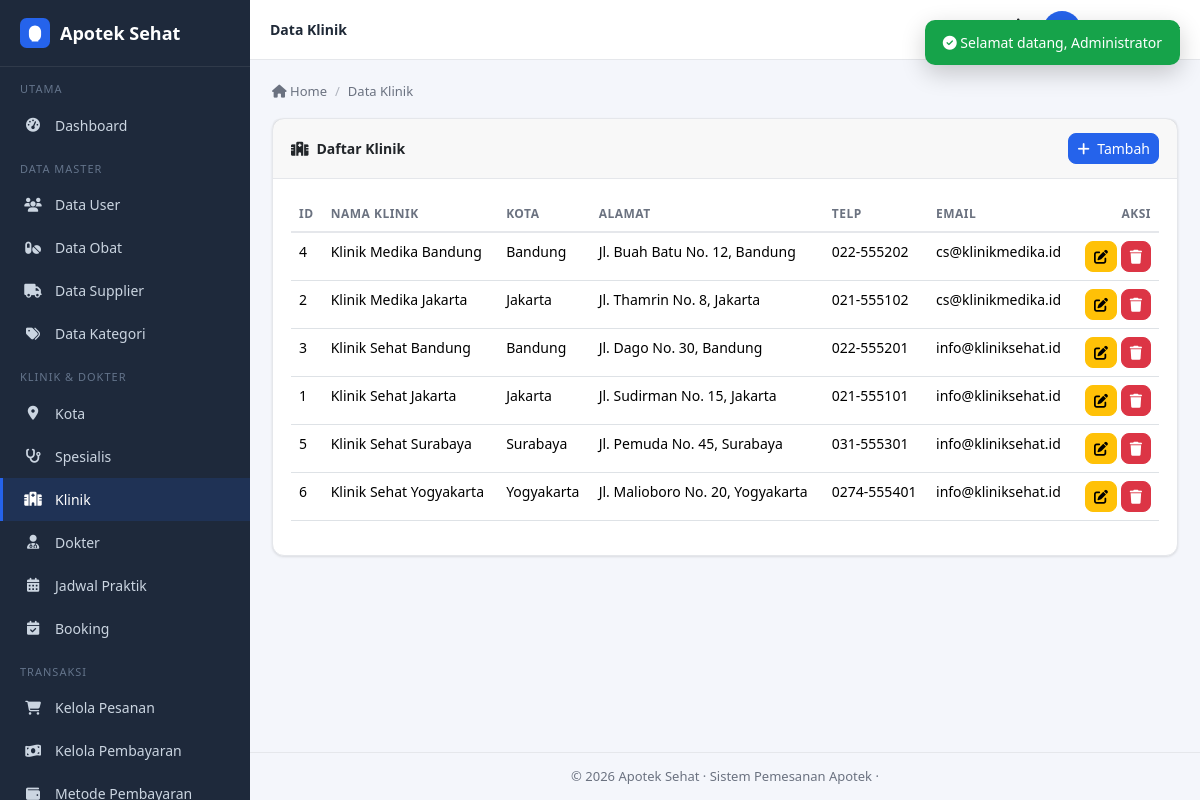
The page /admin/klinik/index.php (signed in) on the database its author committed.
### tables this page shows
CREATE TABLE IF NOT EXISTS klinik (
  id_klinik   INT(11) UNSIGNED NOT NULL AUTO_INCREMENT,
  id_kota     INT(11) UNSIGNED NOT NULL,
  nama_klinik VARCHAR(150) NOT NULL,
  alamat      TEXT DEFAULT NULL,
  no_telp     VARCHAR(20) DEFAULT NULL,
  email       VARCHAR(100) DEFAULT NULL,
  PRIMARY KEY (id_klinik),
  KEY fk_klinik_kota (id_kota),
  CONSTRAINT fk_klinik_kota FOREIGN KEY (id_kota) REFERENCES kota (id_kota)
    ON DELETE CASCADE ON UPDATE CASCADE
);

CREATE TABLE IF NOT EXISTS kota (
  id_kota   INT(11) UNSIGNED NOT NULL AUTO_INCREMENT,
  nama_kota VARCHAR(100) NOT NULL,
  PRIMARY KEY (id_kota)
);

### functions/functions.php (called while the page is built, shortened)
<?php
function csrf_token() {
    return $_SESSION['csrf'];
}
function e($str) {
    return htmlspecialchars((string)($str ?? ''), ENT_QUOTES, 'UTF-8');
}

### admin/klinik/index.php (the view, shortened to what this page needs)
<?php
require_once '../../config/koneksi.php';
$list = $pdo->query("SELECT k.*, kt.nama_kota FROM klinik k LEFT JOIN kota kt ON kt.id_kota=k.id_kota ORDER BY k.nama_klinik")->fetchAll();
require_once '../../includes/header_admin.php';
?>
<div class="card">
    <div class="card-header d-flex justify-content-between align-items-center">
        <span><i class="fas fa-hospital me-2"></i>Daftar Klinik</span>
        <button class="btn btn-sm btn-primary" data-bs-toggle="modal" data-bs-target="#modalForm"><i class="fas fa-plus me-1"></i> Tambah</button>
    </div>
    <div class="card-body">
        <table id="table" class="table table-hover" style="width:100%">
            <thead><tr><th>ID</th><th>Nama Klinik</th><th>Kota</th><th>Alamat</th><th>Telp</th><th>Email</th><th class="text-end">Aksi</th></tr></thead>
            <tbody>
            <?php foreach ($list as $r): ?>
                <tr>
                    <td><?= e($r['id_klinik']) ?></td>
                    <td><?= e($r['nama_klinik']) ?></td>
                    <td><?= e($r['nama_kota']) ?></td>
                    <td><?= e($r['alamat']) ?></td>
                    <td><?= e($r['no_telp']) ?></td>
                    <td><?= e($r['email']) ?></td>
                    <td class="text-end">
                        <button class="btn btn-sm btn-warning" data-bs-toggle="modal" data-bs-target="#modalForm" data-id="<?= e($r['id_klinik']) ?>" data-kota="<?= e($r['id_kota']) ?>" data-nama="<?= e($r['nama_klinik']) ?>" data-alamat="<?= e($r['alamat']) ?>" data-telp="<?= e($r['no_telp']) ?>" data-email="<?= e($r['email']) ?>"><i class="fas fa-edit"></i></button>
                        <a href="?hapus=<?= e($r['id_klinik']) ?>&csrf_token=<?= csrf_token() ?>" class="btn btn-sm btn-danger" onclick="return confirm('Hapus klinik ini?')"><i class="fas fa-trash"></i></a>
                    </td>
                </tr>
            <?php endforeach; ?>
            </tbody>
        </table>
    </div>
</div>
<?php require_once '../../includes/footer_admin.php'; ?>

### assets/css/style.css (style rules this page uses)
:root { --primary: #2563eb; --primary-dark: #1d4ed8; --primary-light: #dbeafe; --bg: #f4f6fb; --surface: #ffffff; --text: #1f2937; --text-muted: #6b7280; --border: #e5e7eb; --sidebar-bg: #1e293b; --sidebar-text: #cbd5e1; --success: #16a34a; --danger: #dc2626; --warning: #f59e0b; --info: #0ea5e9; --shadow: 0 1px 3px rgba(0,0,0,.08), 0 1px 2px rgba(0,0,0,.04); --radius: 12px; }
* { box-sizing: border-box; }
body { background: var(--bg); color: var(--text); font-family: 'Segoe UI', system-ui, -apple-system, sans-serif; margin: 0; font-size: 14px; }
a { text-decoration: none; color: var(--primary); }
.table td, .table th { white-space: normal; overflow-wrap: anywhere; word-break: break-word; }
.card, .card-body, .card-header, .alert, .modal-body, .modal-header, .modal-footer, .dropdown-menu, .dropdown-item { overflow-wrap: anywhere; word-break: break-word; }
.card { background: var(--surface); border: 1px solid var(--border); border-radius: var(--radius); box-shadow: var(--shadow); margin-bottom: 20px; }
.card-header { padding: 14px 18px; border-bottom: 1px solid var(--border); font-weight: 600; display: flex; justify-content: space-between; align-items: center; }
.card-body { padding: 18px; }
.btn-primary, .btn-success, .btn-danger, .btn-warning, .btn-info, .btn-secondary, .btn-outline-primary { border-radius: 8px; font-size: 14px; }
.btn-primary { background: var(--primary); border-color: var(--primary); }
.table { color: var(--text); }
.table > :not(caption) > * > * { background: transparent; }
.table thead th { border-bottom: 2px solid var(--border); font-size: 12px; text-transform: uppercase; letter-spacing: .5px; color: var(--text-muted); }

### rows shown on the page
klinik: id_klinik "4", nama_klinik "Klinik Medika Bandung", id_kota.nama_kota "Bandung", alamat "Jl. Buah Batu No. 12, Bandung", no_telp "022-555202", email "cs@klinikmedika.id"
klinik: id_klinik "2", nama_klinik "Klinik Medika Jakarta", id_kota.nama_kota "Jakarta", alamat "Jl. Thamrin No. 8, Jakarta", no_telp "021-555102", email "cs@klinikmedika.id"
klinik: id_klinik "3", nama_klinik "Klinik Sehat Bandung", id_kota.nama_kota "Bandung", alamat "Jl. Dago No. 30, Bandung", no_telp "022-555201", email "info@kliniksehat.id"
klinik: id_klinik "1", nama_klinik "Klinik Sehat Jakarta", id_kota.nama_kota "Jakarta", alamat "Jl. Sudirman No. 15, Jakarta", no_telp "021-555101", email "info@kliniksehat.id"
klinik: id_klinik "5", nama_klinik "Klinik Sehat Surabaya", id_kota.nama_kota "Surabaya", alamat "Jl. Pemuda No. 45, Surabaya", no_telp "031-555301", email "info@kliniksehat.id"
klinik: id_klinik "6", nama_klinik "Klinik Sehat Yogyakarta", id_kota.nama_kota "Yogyakarta", alamat "Jl. Malioboro No. 20, Yogyakarta", no_telp "0274-555401", email "info@kliniksehat.id"

### other values the page prints
$page_title "Data Klinik"
